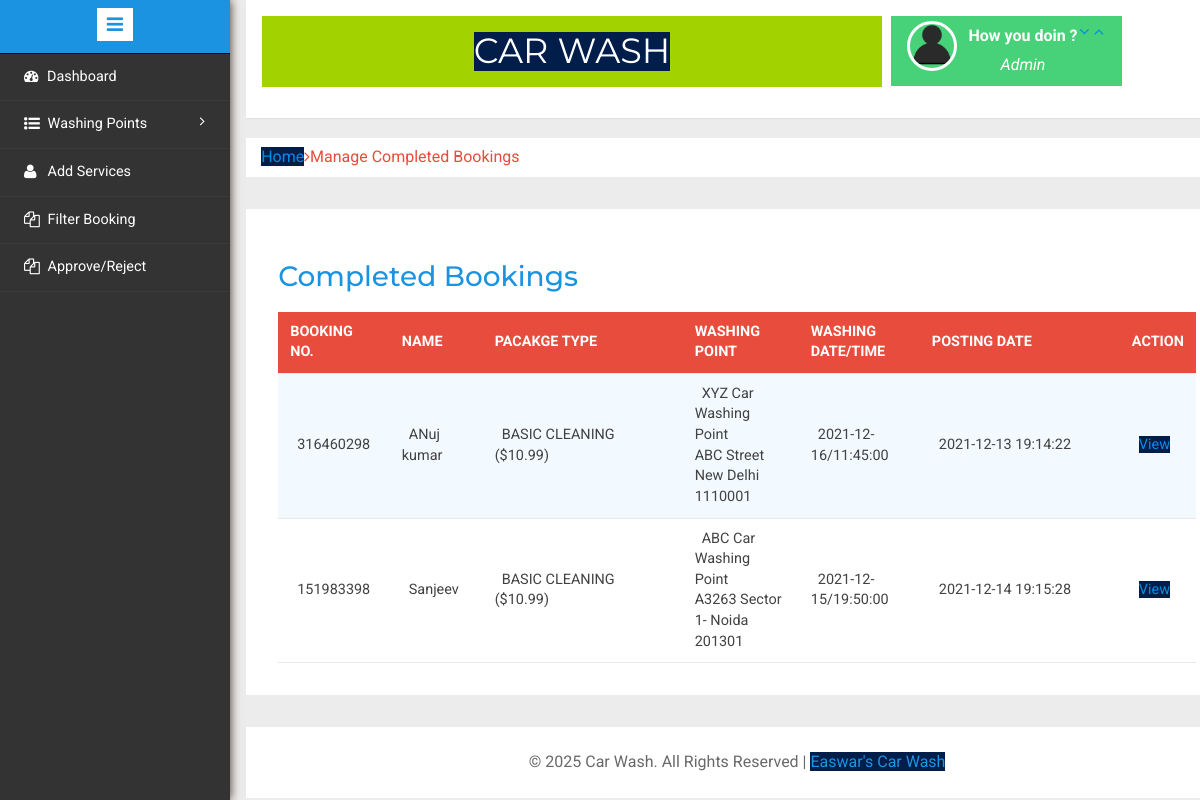
The app's page /admin/completed-booking.php (signed in) with its own data.
### tables this page shows
CREATE TABLE `tblcarwashbooking` (
  `id` int(11) NOT NULL,
  `bookingId` bigint(10) DEFAULT NULL,
  `packageType` varchar(120) DEFAULT NULL,
  `carWashPoint` int(11) DEFAULT NULL,
  `fullName` varchar(150) DEFAULT NULL,
  `mobileNumber` bigint(12) DEFAULT NULL,
  `washDate` date DEFAULT NULL,
  `washTime` time DEFAULT NULL,
  `message` mediumtext DEFAULT NULL,
  `status` varchar(120) DEFAULT NULL,
  `adminRemark` mediumtext DEFAULT NULL,
  `paymentMode` varchar(120) DEFAULT NULL,
  `txnNumber` varchar(120) DEFAULT NULL,
  `postingDate` timestamp NULL DEFAULT current_timestamp(),
  `lastUpdationDate` timestamp NULL DEFAULT NULL ON UPDATE current_timestamp(),
  `City` varchar(50) NOT NULL
);

CREATE TABLE `tblwashingpoints` (
  `id` int(11) NOT NULL,
  `washingPointName` varchar(255) DEFAULT NULL,
  `washingPointAddress` varchar(255) DEFAULT NULL,
  `contactNumber` bigint(20) DEFAULT NULL,
  `creationDate` timestamp NOT NULL DEFAULT current_timestamp(),
  `City` varchar(50) NOT NULL
);

### admin/completed-booking.php (the view, shortened to what this page needs)
<?php
include('includes/config.php');
if(strlen($_SESSION['alogin'])==0)
	{
header('location:index.php');
}
else{
	?>
<!DOCTYPE HTML>
<html>
<head>
<link href="css/bootstrap.min.css" rel='stylesheet' type='text/css' />
<link href="css/style.css" rel='stylesheet' type='text/css' />
<link rel="stylesheet" href="css/morris.css" type="text/css"/>
<link href="css/font-awesome.css" rel="stylesheet">
<link rel="stylesheet" type="text/css" href="css/table-style.css" />
<link rel="stylesheet" type="text/css" href="css/basictable.css" />
<link rel="stylesheet" href="css/icon-font.min.css" type='text/css' />
</head>
<body>
   <div class="page-container">
   <div class="left-content">
	   <div class="mother-grid-inner">
				<?php include('includes/header.php');?>
				</div>
<ol class="breadcrumb">
                <li class="breadcrumb-item"><a href="dashboard.php">Home</a><em class="fa fa-angle-right"></em>Manage Completed Bookings</li>
            </ol>
<div class="agile-grids">
				<div class="agile-tables">
					<div class="w3l-table-info">
					  <h2>Completed Bookings</h2>
					    <table id="table">
						<thead>
						  <tr>
						  <th>Booking No.</th>
							<th>Name</th>
							<th width="200">Pacakge Type</th>
							<th>Washing Point </th>
							<th>Washing Date/Time </th>
							<th width="200">Posting date </th>
							<th>Action </th>
						  </tr>
						</thead>
						<tbody>
<?php $sql = "SELECT *,tblcarwashbooking.id as bid from tblcarwashbooking
join tblwashingpoints on tblwashingpoints.id=tblcarwashbooking.carWashPoint
 where status='Completed'";
$query = $dbh -> prepare($sql);
$query->execute();
$results=$query->fetchAll(PDO::FETCH_OBJ);
if($query->rowCount() > 0)
{
foreach($results as $result)
{				?>
						  <tr>
							<td><?php echo htmlentities($result->bookingId);?></td>
							<td><?php echo htmlentities($result->fullName);?></td>
								<td width="50">
								<?php $ptype=$result->packageType;
if($ptype==1): echo "BASIC CLEANING ($10.99)";endif;
							?></td>
							<td><?php echo htmlentities($result->washingPointName	);?><br />
								<?php echo htmlentities($result->washingPointAddress);?></td>
							<td><?php echo htmlentities($result->washDate."/".$result->washTime);?></td>
								<td><?php echo htmlentities($result->postingDate);?></td>
<td><a href="booking-details.php?bid=<?php echo htmlentities($result->bid);?>&&bookingid=<?php echo htmlentities($result->bookingId);?>">View</a>
</td>
<?php } ?>
</tr>
						 <?php } else { ?>
						 	<tr>
						 		<td colspan="6" style="color:red;">No Record found</td>
						 	</tr>
						 <?php } ?>
						</tbody>
					  </table>
					</div>
			</div>
<?php include('includes/footer.php');?>
</div>
</div>
						<?php include('includes/sidebarmenu.php');?>
							</div>
</body>
</html>
<?php } ?>

### admin/css/table-style.css (style rules this page uses)
table { background: white; border-collapse: collapse; margin: 1.25em 0 0; width: 100%; }
table tr, table th, table td { border: none; border-bottom: 1px solid #e8e8e8; font-size: .95em; }
table th, table td { padding: 10px 12px; text-align: left; }
table th { background: #e74c3c; color: #fff; text-transform: uppercase; }
table tr td { background: #f3faff; color: #424242; }
table tr:nth-of-type(2n+2) td { background: #ffffff; }
table { width: 100%; }

### records on screen
tblcarwashbooking: bookingId "316460298", fullName "ANuj kumar", packageType "BASIC CLEANING ($10.99)", carWashPoint.washingPointName "XYZ Car Washing Point", carWashPoint.washingPointAddress "ABC Street New Delhi 1110001", washDate+washTime "2021-12-16/11:45:00", postingDate "2021-12-13 19:14:22"
tblcarwashbooking: bookingId "151983398", fullName "Sanjeev", packageType "BASIC CLEANING ($10.99)", carWashPoint.washingPointName "ABC Car Washing Point", carWashPoint.washingPointAddress "A3263 Sector 1- Noida 201301", washDate+washTime "2021-12-15/19:50:00", postingDate "2021-12-14 19:15:28"
